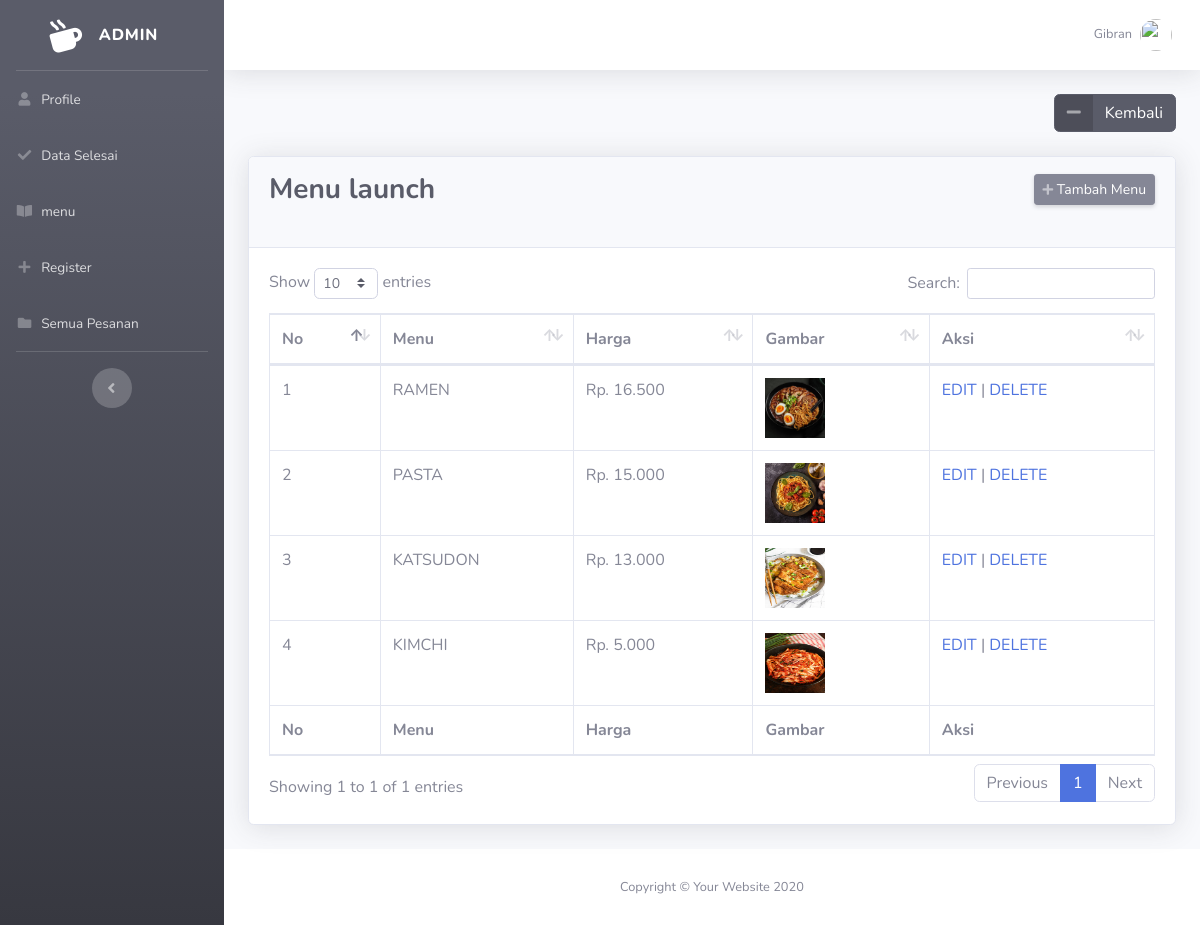
Screenshot of /views/menu_launch.php (signed in) with the database file from the repository.
### tables this page shows
CREATE TABLE `launch` (
  `id` int(11) NOT NULL,
  `launch` varchar(50) NOT NULL,
  `harga` int(11) NOT NULL,
  `img` varchar(250) NOT NULL
);

### controllers/c_conn.php (called while the page is built, shortened)
<?php
class c_conn
{
    public function conn()
    {
        $conn = mysqli_connect("localhost", "root", "", "ngopi");
        return $conn;
    }
}

### controllers/c_launch.php (called while the page is built, shortened)
<?php
include_once "c_conn.php";
class c_launch {
    public function read() {
        $conn = new c_conn();
        $data = mysqli_query($conn->conn(), "SELECT * FROM launch ORDER BY id DESC");
        while($row = mysqli_fetch_object($data)) {
            $rows[] = $row;
        }
        return $rows;
    }
}

### views/menu_launch.php (the view, shortened to what this page needs)
<?php
include_once "../controllers/c_launch.php";
$baca = new c_launch();
$data = $_SESSION['data'];
$nama = $_SESSION['username'] = $data['username'];
$role = $_SESSION['role'] = $data['role'];
$photo = $_SESSION['photo'] = $data['photo'];
include_once "template/header.php";
include_once "template/sidebar.php";
?>
<div class="container-fluid">
    <div style="text-align: right;" class="mb-4">
        <a href="menu_admin.php" class="btn btn-dark btn-icon-split">
            <span class="icon text-white-50">
                <i class="fas fa-minus"></i>
            </span>
            <span class="text">Kembali</span>
        </a>
    </div>
    <div class="card shadow mb-4">
        <div class="card-header py-3">
            <div class="d-sm-flex align-items-center justify-content-between mb-4">
                <h1 class="h3 mb-0 text-gray-800 m-0 font-weight-bold text-dark">Menu launch</h1>
                <a href="tambah_launch.php" class="d-none d-sm-inline-block btn btn-sm btn-secondary shadow-sm"><i class="fas fa-plus fa-sm text-white-50"></i> Tambah Menu</a>
            </div>
        </div>
        <div class="card-body">
            <div class="table-responsive">
                <table class="table table-bordered" id="dataTable" width="100%" cellspacing="0">
                    <thead>
                        <tr>
                            <th>No</th>
                            <th>Menu</th>
                            <th>Harga</th>
                            <th>Gambar</th>
                            <th>Aksi</th>
                        </tr>
                    </thead>
                    <tfoot>
                        <tr>
                            <th>No</th>
                            <th>Menu</th>
                            <th>Harga</th>
                            <th>Gambar</th>
                            <th>Aksi</th>
                        </tr>
                    </tfoot>
                    <?php $i = 1; ?>
                    <?php foreach ($baca->read() as $read) : ?>
                        <tbody>
                            <tr>
                                <td><?= $i; ?></td>
                                <td><?= $read->launch ?></td>
                                <td><?= 'Rp. ' . number_format($read->harga, 0, '', '.'); ?></td>
                                <td>
                                    <img src="../assets/img/<?= $read->img ?>" width="60px" height="60px" alt="" srcset="">
                                </td>
                                <td>
                                    <a href="edit_launch.php?id=<?= $read->id ?>">EDIT</a> |
                                    <a href="../routers/r_launch.php?id=<?= $read->id ?>&aksi=delete_launch" onclick="return confirm('Yakin ingin menghapus menu ini?')">DELETE</a>
                                </td>
                                <?php $i++; ?>
                            </tr>
                        </tbody>
                    <?php endforeach; ?>
                </table>
            </div>
        </div>
    </div>
</div>
<footer class="sticky-footer bg-white">
    <div class="container my-auto">
        <div class="copyright text-center my-auto">
            <span>Copyright &copy; Your Website 2020</span>
        </div>
    </div>
</footer>
</div>
</div>
<?php include_once "template/footer.php"; ?>
</html>

### views/template/header.php (shortened to what this page needs)
<!DOCTYPE html>
<html lang="en">
<head>
    <link href="../assets/vendor/fontawesome-free/css/all.min.css" rel="stylesheet" type="text/css">
    <link href="../assets/css/sb-admin-2.min.css" rel="stylesheet">
    <link href="../assets/vendor/datatables/dataTables.bootstrap4.min.css" rel="stylesheet">
</head>

### views/template/sidebar.php (shortened to what this page needs)
<body id="page-top">
    <div id="wrapper">
        <ul class="navbar-nav bg-gradient-dark sidebar sidebar-dark accordion" id="accordionSidebar">
            <a class="sidebar-brand d-flex align-items-center justify-content-center" href="<?php if ($role == 'admin') {
                                                                                                echo "home_admin.php";
                                                                                            } elseif ($role == 'barista') {
                                                                                                echo 'home_barista.php';
                                                                                            } elseif ($role == 'kasir') {
                                                                                                echo "home_kasir.php";
                                                                                            } ?>">
                <div class="sidebar-brand-icon rotate-n-15">
                    <i class="fas fa-mug-hot"></i>
                </div>
                <div class="sidebar-brand-text mx-3"><?= $role; ?></div>
            </a>
            <hr class="sidebar-divider my-0">
            <li class="nav-item <?= $halaman == 'admin' ? 'active' : ''; ?> <?= $halaman == 'barista' ? 'active' : ''; ?> <?= $halaman == 'kasir' ? 'active' : ''; ?>">
                <a class="nav-link" href="<?php if ($role == 'admin') {
                                                echo "home_admin.php";
                                            } elseif ($role == 'barista') {
                                                echo 'home_barista.php';
                                            } elseif ($role == 'kasir') {
                                                echo "home_kasir.php";
                                            } ?>">
                    <i class="fas fa-fw fa-user"></i>
                    <span>Profile</span></a>
            </li>
            <?php if ($role == 'admin') : ?>
                <li class="nav-item <?= $halaman == 'selesai' ? 'active' : ''; ?>">
                    <a class="nav-link" href="selesai.php">
                        <i class="fas fa-fw fa-check"></i>
                        <span>Data Selesai</span></a>
                </li>
            <?php endif; ?>
            <?php if ($role == 'admin') : ?>
                <li class="nav-item <?= $halaman == 'menu_admin' ? 'active' : ''; ?>">
                    <a class="nav-link" href="menu_admin.php">
                        <i class="fas fa-fw fa-book-open"></i>
                        <span>menu</span></a>
                </li>
            <?php endif; ?>
            <?php if ($role == 'admin') : ?>
                <li class="nav-item <?= $halaman == 'register' ? 'active' : ''; ?>">
                    <a class="nav-link" href="register.php">
                        <i class="fas fa-fw fa-plus"></i>
                        <span>Register</span></a>
                </li>
            <?php endif; ?>
            <li class="nav-item <?= $halaman == 'semua' ? 'active' : ''; ?>">
                <a class="nav-link" href="semua.php">
                    <i class="fas fa-fw fa-folder"></i>
                    <span>Semua Pesanan</span></a>
            </li>
            <hr class="sidebar-divider d-none d-md-block">
            <div class="text-center d-none d-md-inline">
                <button class="rounded-circle border-0" id="sidebarToggle"></button>
            </div>
        </ul>
        <div id="content-wrapper" class="d-flex flex-column">
            <div id="content">
                <nav class="navbar navbar-expand navbar-light bg-white topbar mb-4 static-top shadow">
                    <ul class="navbar-nav ml-auto">
                        <li class="nav-item dropdown no-arrow">
                            <a class="nav-link dropdown-toggle" href="#" id="userDropdown" role="button" data-toggle="dropdown" aria-haspopup="true" aria-expanded="false">
                                <span class="mr-2 d-none d-lg-inline text-gray-600 small"><?= $nama; ?></span>
                                <img class="img-profile rounded-circle" src="../assets/img/<?= $photo; ?>">
                            </a>
                        </li>
                    </ul>
                </nav>

### views/template/footer.php (shortened to what this page needs)
</body>

### rows the page displays
launch: launch "RAMEN", harga "16.500", img (picture)
launch: launch "PASTA", harga "15.000", img (picture)
launch: launch "KATSUDON", harga "13.000", img (picture)
launch: launch "KIMCHI", harga "5.000", img (picture)

### other values shown
$role "ADMIN"
$nama "Gibran"
